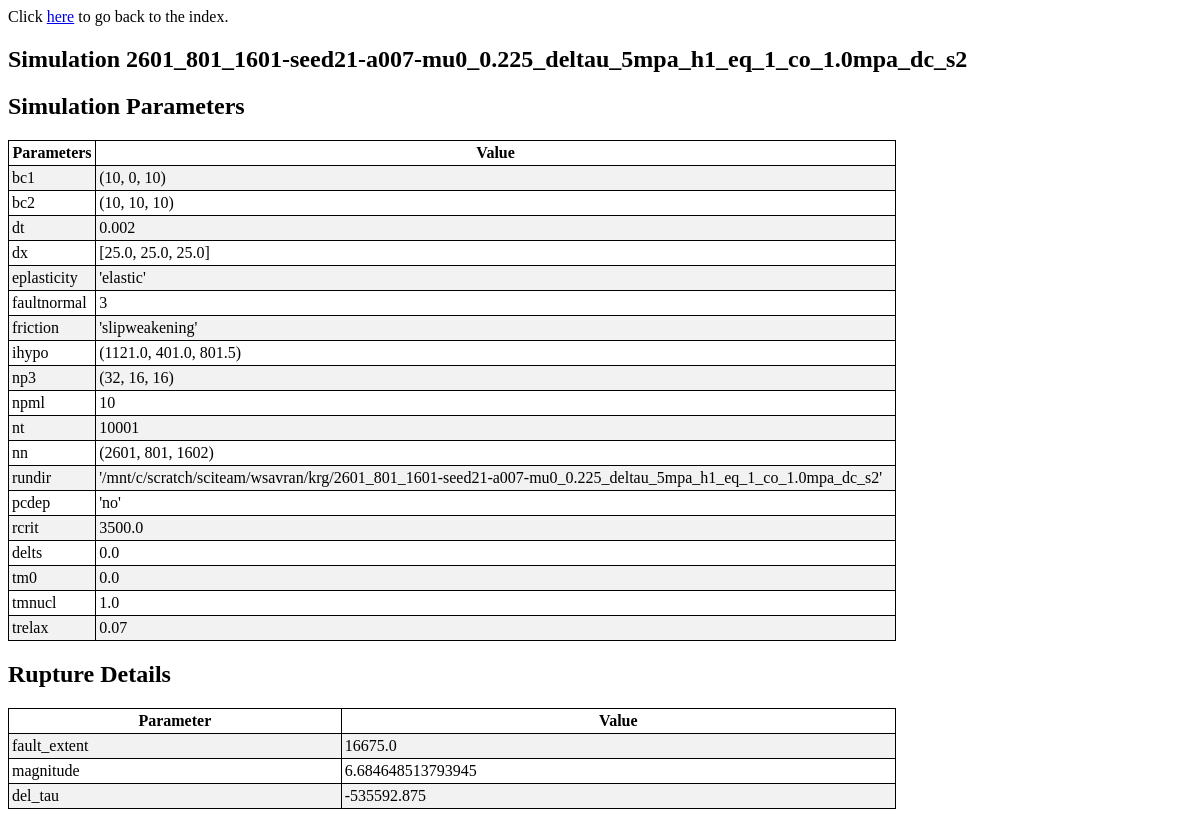
/models/3/, run on the app's committed database.
### visualize/models.py (models this page shows, shortened)
class Simulation( models.Model ):
    user = models.CharField(max_length=200, blank=True)
    name = models.CharField(max_length=200, default='', null=True, blank=True, unique=True)
    upload_date = models.DateTimeField('upload date', blank=True, null=True)
    comments = models.TextField(default='', blank=True)

class Parameters( models.Model ):
    bc1 = models.TextField()
    bc2 = models.TextField()
    delts = models.TextField()
    dt = models.TextField()
    dx = models.TextField()
    eplasticity = models.TextField()
    faultnormal = models.TextField()
    friction = models.TextField()
    ihypo = models.TextField()
    np3 = models.TextField()
    npml = models.TextField()
    nt = models.TextField()
    nn = models.TextField()
    rundir = models.TextField()
    pcdep = models.TextField(null=True, blank=True)
    rcrit = models.TextField(null=True, blank=True)
    delts = models.TextField(null=True, blank=True)
    tm0 = models.TextField(null=True, blank=True)
    tmnucl = models.TextField(null=True, blank=True)
    trelax = models.TextField(null=True, blank=True)
    simulation = models.OneToOneField( Simulation, on_delete=models.CASCADE,
                            primary_key = True )
    def get_fields(self):
        ignore = ['simulation']
        fields = [(field.name, field.value_to_string(self)) for field in Parameters._meta.fields if field.name not in ignore and field.value_to_string(self)]
        return fields

### visualize/views.py (the view)
# urls.py: url(r'^(?P<simulation_id>[0-9]+)/$', views.detail, name='detail'),
def detail(request, simulation_id):
    simulation = get_object_or_404(Simulation, pk=simulation_id)
    parameters = _get_or_none(Parameters, simulation=simulation)
    rupture = _get_or_none(Rupture_Parameters, simulation=simulation)
    one_point = _get_or_none(OnePoint, simulation=simulation)
    context = {'par': parameters, 'sim': simulation, 'rup': rupture, 'one_point': one_point}
    return render(request, 'visualize/detail.html', context)

### visualize/models.py (called while the page is built)
    def get_fields(self):
        ignore = ['simulation']
        fields = [(field.name, field.value_to_string(self)) for field in Rupture_Parameters._meta.fields if field.name not in ignore and field.value_to_string(self)]
        return fields

### visualize/views.py (called while the page is built)
def _get_or_none( model_class, **kwargs ):
    from django.core.exceptions import ObjectDoesNotExist
    try:
        query = model_class.objects.get( **kwargs )
    except ObjectDoesNotExist:
        query = None
    return query

### visualize/templates/visualize/detail.html (shortened to what this page needs)
<!DOCTYPE html>
<html>
<head>
{% load staticfiles %}
<link rel="stylesheet" type="text/css" href="{% static 'visualize/detail.css' %}" />
</head>
<body>
Click <a href="{% url 'visualize:index' %}">here</a> to go back to the index.
<h2>Simulation {{sim.name}} </h2>
{% if par %}
<h2>Simulation Parameters</h2>
<table>
<tr>
	<th>Parameters</th>
	<th>Value</th>
</tr>
{% for name, value in par.get_fields %}
<tr>
    <td>{{ name }}</td>
    <td>{{ value }}</td>
</tr>
{% endfor %}
</table>
{% endif %}
{% if rup %}
<h2>Rupture Details</h2>
<table>
<tr>
	<th>Parameter</th>
	<th>Value</th>
</tr>
{% for name, value in rup.get_fields %}
<tr>
	<td>{{ name }}</td>
	<td>{{ value }}</td>
</tr>
{% endfor %}
</table>
{% endif %}
</body>
</html>

### visualize/static/visualize/detail.css (style rules this page uses)
table { border-collapse: collapse; width: 75% }
table, th, td { border: 1px solid black; padding: 3px; }
tr:nth-child(even) { background-color: #f2f2f2; }

### data on the page
Simulation: name "2601_801_1601-seed21-a007-mu0_0.225_deltau_5mpa_h1_eq_1_co_1.0mpa_dc_s2"
Parameters: get_fields "(10, 0, 10)" "(10, 10, 10)" "0.002" "[25.0, 25.0, 25.0]" "'elastic'" "'slipweakening'" "(1121.0, 401.0, 801.5)" "(32, 16, 16)" "10" "10001" "(2601, 801, 1602)" "'/mnt/c/scratch/sciteam/wsavran/krg/2601_801_1601-seed21-a007-mu0_0.225_deltau_5mpa_h1_eq_1_co_1.0mpa_dc_s2'" "'no'" "3500.0" "0.0" "0.0" "1.0" "0.07"

### other printed values
{{ name }} "bc1" "bc2" "dt" "dx" "eplasticity" "faultnormal" "friction" "ihypo" "np3" "npml" "nt" "nn" "rundir" "pcdep" "rcrit" "delts" "tm0" "tmnucl" "trelax"
{{ value }} "3"
{{ name }} "fault_extent" "magnitude" "del_tau"
{{ value }} "16675.0" "6.684648513793945" "-535592.875"
